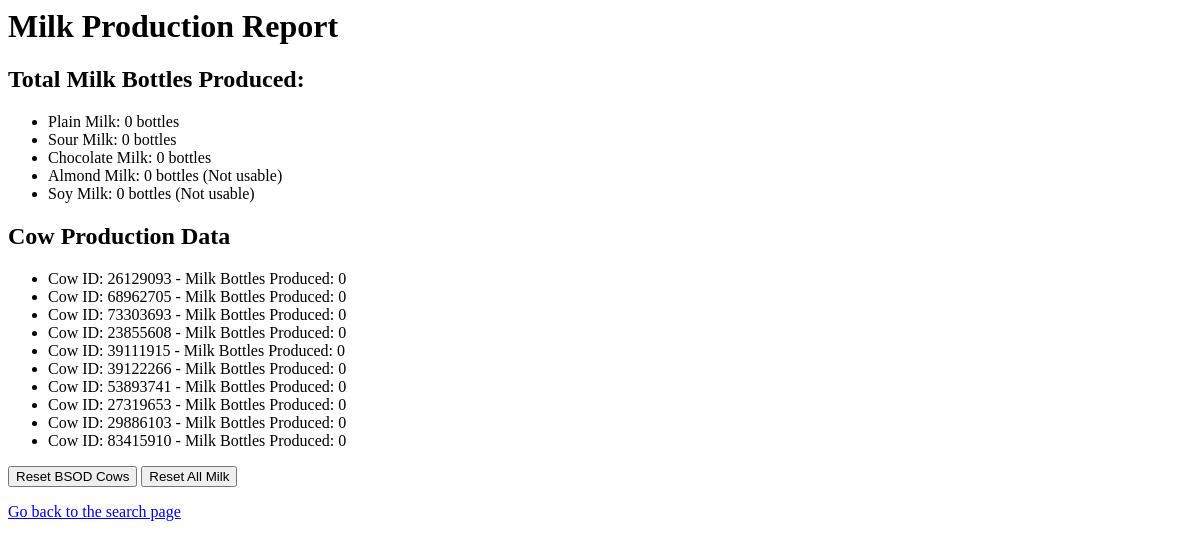
/milk_report/, run on an earlier commit of the app's database.
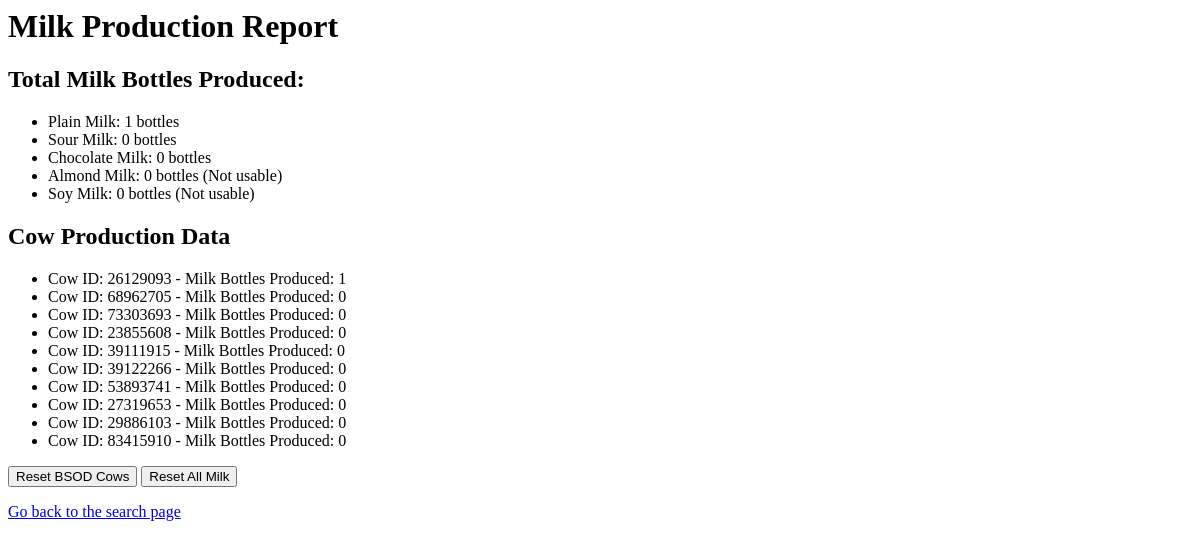
And on a later commit of the database.
### myapp/models.py (models this page shows, shortened)
class Cow(models.Model):
    COLOR_CHOICES = [
        ('white', 'White'),
        ('brown', 'Brown')
    ]
    cow_id = models.CharField(max_length=8, unique=True)
    color = models.CharField(max_length=5, choices=COLOR_CHOICES)
    age_years = models.IntegerField()
    age_months = models.IntegerField()
    milk_bottles_produced = models.IntegerField(default=0)
    is_bsod = models.BooleanField(default=False)
    plain_milk_bottles = models.IntegerField(default=0)
    sour_milk_bottles = models.IntegerField(default=0)
    chocolate_milk_bottles = models.IntegerField(default=0)
    almond_milk_bottles = models.IntegerField(default=0)
    soy_milk_bottles = models.IntegerField(default=0)

### myapp/views.py (the view)
# urls.py: path('milk_report/', views.milk_report_view, name='milk_report'),
def milk_report_view(request):
    cows = Cow.objects.all()
    total_plain_milk = sum([cow.plain_milk_bottles for cow in cows])
    total_sour_milk = sum([cow.sour_milk_bottles for cow in cows])
    total_chocolate_milk = sum([cow.chocolate_milk_bottles for cow in cows])
    total_almond_milk = sum([cow.almond_milk_bottles for cow in cows])
    total_soy_milk = sum([cow.soy_milk_bottles for cow in cows])
    total_milk = total_plain_milk + total_sour_milk + total_chocolate_milk
    return render(request, 'milk_report.html', {
        'cows': cows,
        'total_plain_milk': total_plain_milk,
        'total_sour_milk': total_sour_milk,
        'total_chocolate_milk': total_chocolate_milk,
        'total_almond_milk': total_almond_milk,
        'total_soy_milk': total_soy_milk,
        'total_milk': total_milk
    })

### myapp/templates/milk_report.html (shortened to what this page needs)
<h1>Milk Production Report</h1>
<h2>Total Milk Bottles Produced:</h2>
<ul>
    <li>Plain Milk: {{ total_plain_milk }} bottles</li>
    <li>Sour Milk: {{ total_sour_milk }} bottles</li>
    <li>Chocolate Milk: {{ total_chocolate_milk }} bottles</li>
    <li>Almond Milk: {{ total_almond_milk }} bottles (Not usable)</li>
    <li>Soy Milk: {{ total_soy_milk }} bottles (Not usable)</li>
</ul>
<h2>Cow Production Data</h2>
<ul>
    {% for cow in cows %}
        <li>Cow ID: {{ cow.cow_id }} - Milk Bottles Produced: {{ cow.milk_bottles_produced }}</li>
    {% endfor %}
</ul>
<form method="post" action="{% url 'reset_all_milk' %}">
    <button type="submit">Reset BSOD Cows</button>
    <button type="submit">Reset All Milk</button>
</form>
<a href="{% url 'home' %}">Go back to the search page</a>

What changed in the data, as far as the page shows it:
changed Cow (number 1 of 10 on the later page): milk_bottles_produced "0" → "1"
Also different on the page:
{{ total_plain_milk }}: "0" → "1"
